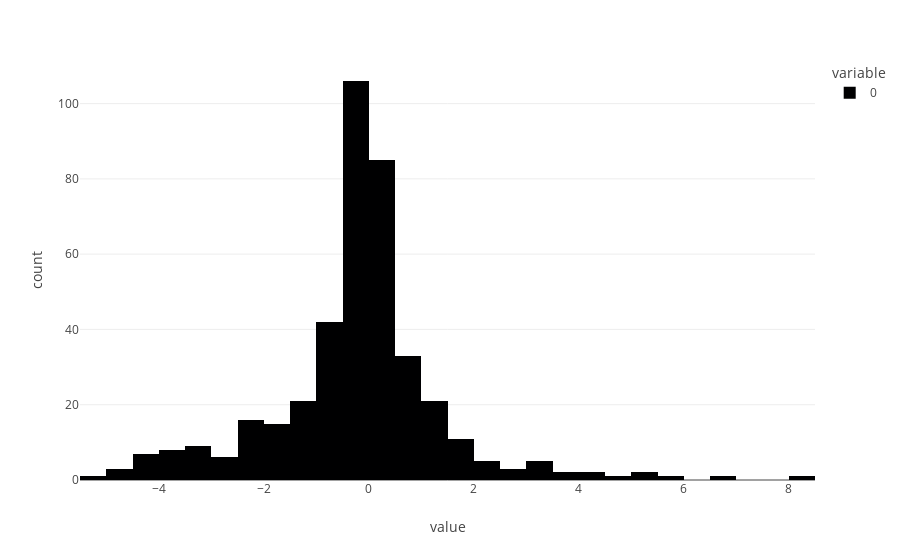

Notebook code for this chart:
### Code cell
px.histogram(rebalance_df["safe_slippage_bps"] - rebalance_df["spot_slippage_bps"])

### Figure 1 — Plotly figure (JSON) as saved in the notebook; plotly's stock layout.template omitted (floating-point values rounded to 4 significant figures; data arrays with more than 128 entries replaced by an {"elided": "..."} marker saying what was removed)
{"data": [{"alignmentgroup": "True", "bingroup": "x", "hovertemplate": "variable=0<br>value=%{x}<br>count=%{y}<extra></extra>", "legendgroup": "0", "marker": {"color": "#000001", "pattern": {"shape": ""}}, "name": "0", "offsetgroup": "0", "orientation": "v", "showlegend": true, "type": "histogram", "x": {"elided": "407 float values"}, "xaxis": "x", "yaxis": "y"}], "layout": {"barmode": "relative", "legend": {"title": {"text": "variable"}, "tracegroupgap": 0}, "margin": {"t": 60}, "xaxis": {"anchor": "y", "domain": [0, 1], "title": {"text": "value"}}, "yaxis": {"anchor": "x", "domain": [0, 1], "title": {"text": "count"}}}}
